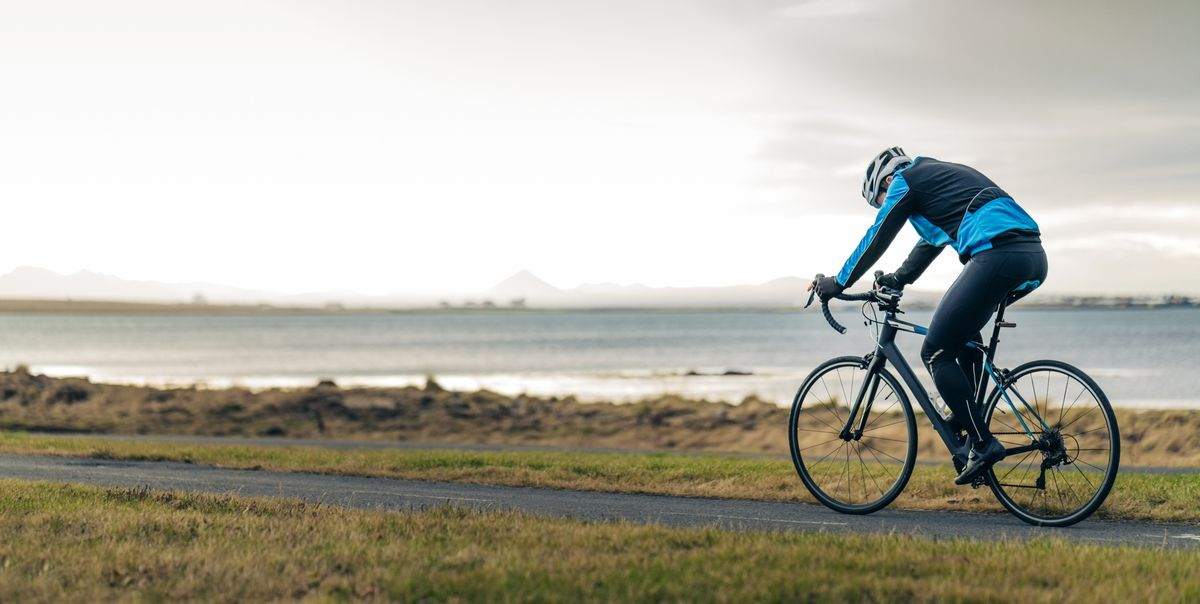
%> input picture bike.jpg, 1200 x 604 px
$ octave part1.m   (GNU Octave 9; MATLAB toolbox functions it lacks are replaced by stand-ins)
%> lines starting %> are read from the running program, lines starting %| are printed output that depends on the picture; in (x1, y1, x2, y2) boxes, pixels count from 0 and x2, y2 are one past the last pixel; in counts of white or black regions, pixels touching at a corner belong together; the program's own positions count from 1
% Problem 1
I = imread('bike.jpg');
%> I is the input picture: size 604x1200x3 uint8; mean R, G, B 177.7, 175.4, 163.4
I = rgb2gray(I);
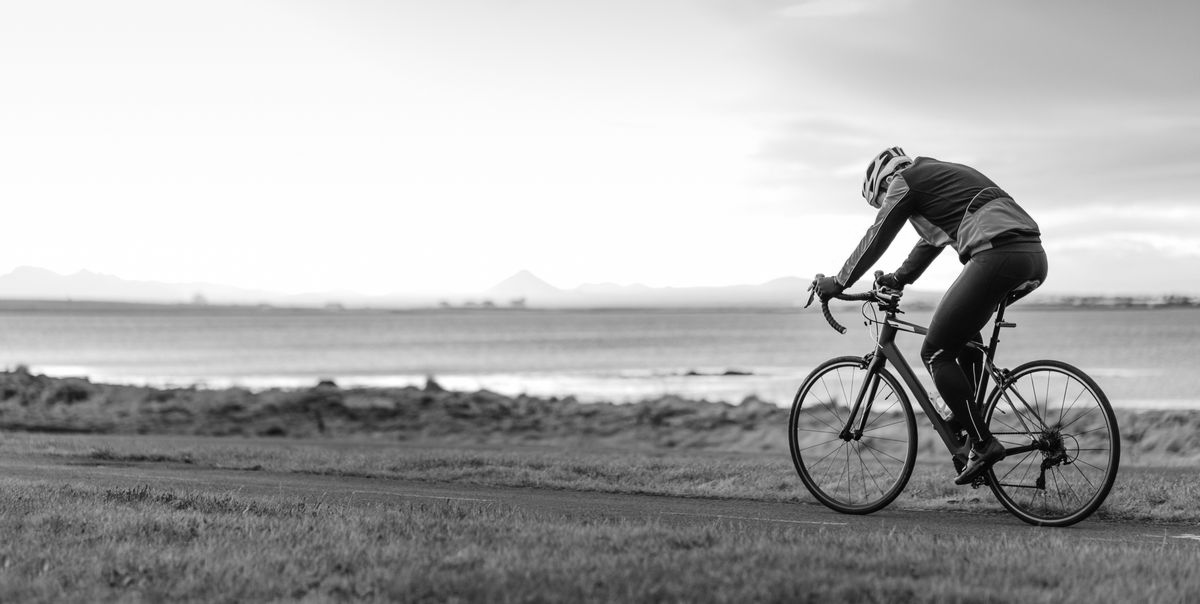
%> I: size 604x1200 uint8; min 0, max 255, mean 174.7
figure; imshow(I); title('Original Image');
% Roberts Edge
E1 = edge(I, 'roberts');
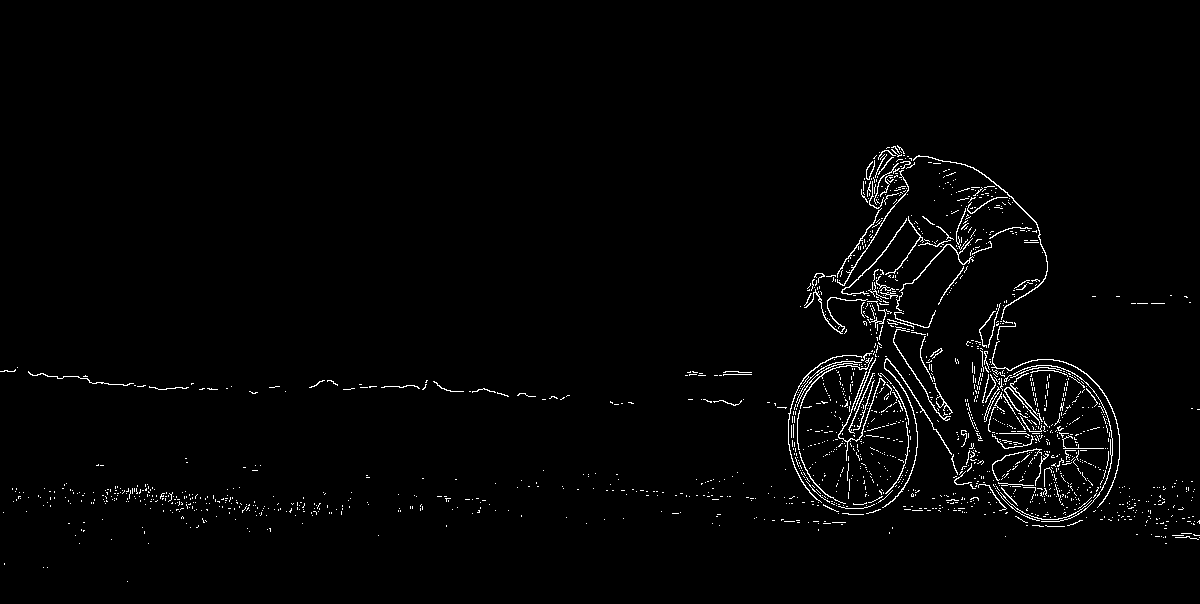
%> E1: size 604x1200 logical; 1.8% white in thin lines or dots, all inside (x1, y1, x2, y2) = (0, 145, 1200, 582)
figure; imshow(E1); title('Edge Detection - Roberts');
% Sobel Edge
E2 = edge(I, 'sobel');
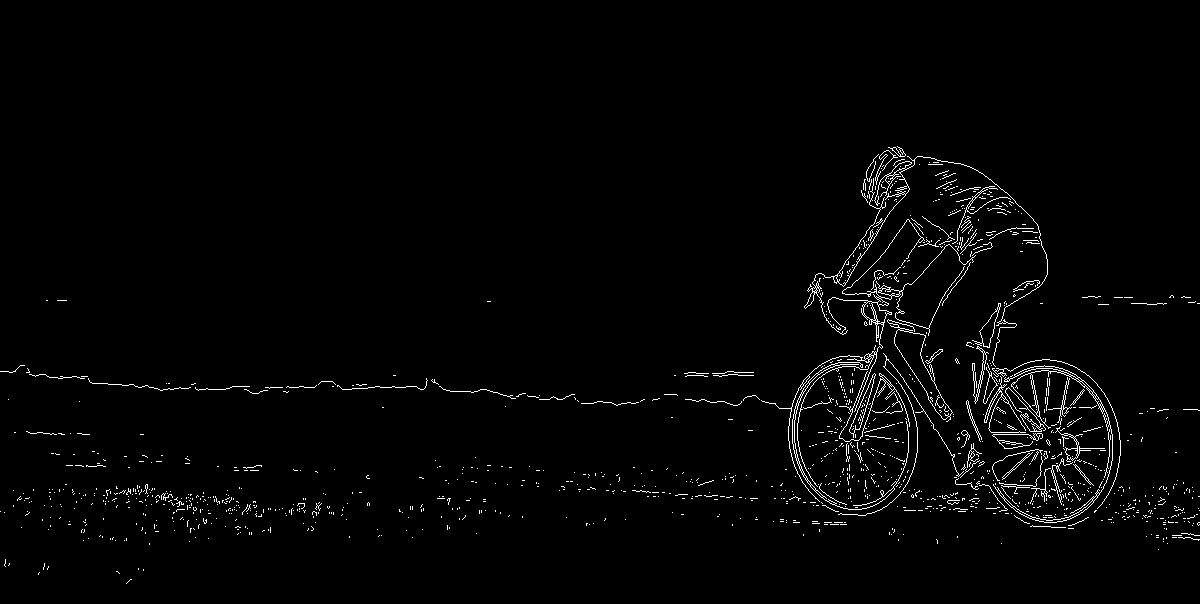
%> E2: size 604x1200 logical; 1.8% white in thin lines or dots, all inside (x1, y1, x2, y2) = (0, 146, 1200, 584)
figure; imshow(E2); title('Edge Detection - Sobel');
% Prewitt Edge
E3 = edge(I, 'prewitt');
figure; imshow(E3); title('Edge Detection - Prewitt');

% Problem 3
I = imread('bike.jpg');
I = rgb2gray(I);
h = fspecial('gaussian', 5, 2.5);
blurred = imfilter(I, h);
diff = I - blurred;
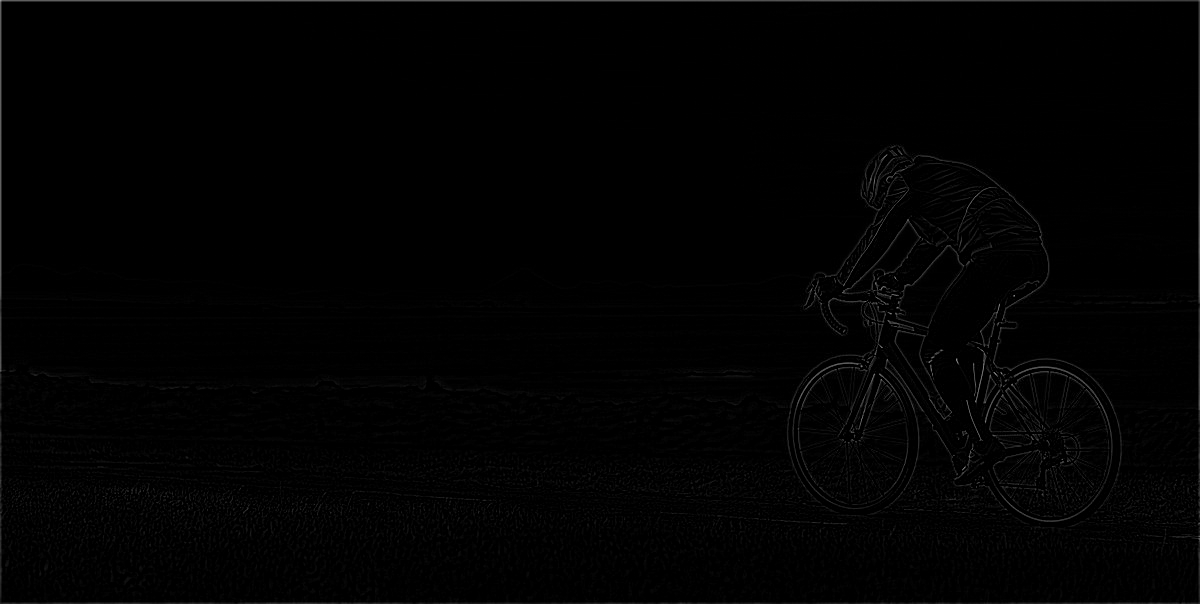
%> diff: size 604x1200 uint8; min 0, max 153, mean 2
k = 1;
highboost_k_1 = I + k * diff;
k = 5;
highboost_k_5 = I + k * diff;
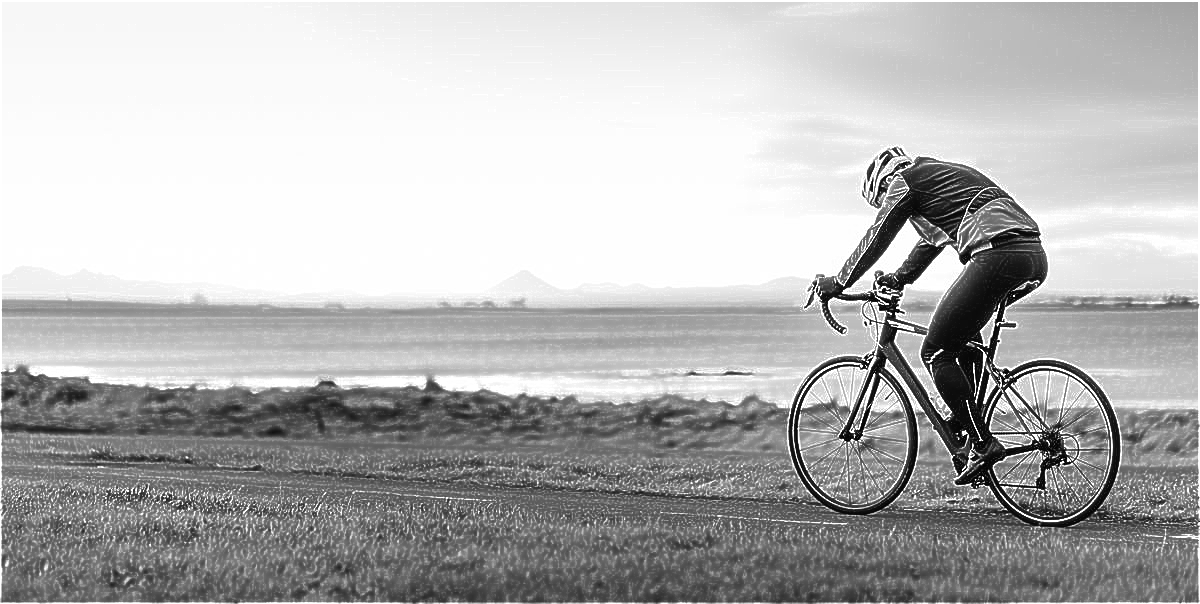
%> highboost_k_5: size 604x1200 uint8; min 0, max 255, mean 181.3

figure; imshow(highboost_k_1); title('HighBoosted Image, k = 1');
figure; imshow(highboost_k_5); title('HighBoosted Image, k = 5');

% Problem 4
I = imread('bike.jpg');
I = rgb2gray(I);

blurred_noise = imnoise(I, 'gaussian');
figure; imshow(blurred_noise); title('Noisy Image');

average_filter = filter2(fspecial('average', 5), blurred_noise)/255;
figure; imshow(average_filter); title('Average Filter');

gaussian_filter = imgaussfilt(blurred_noise, 2.5);
figure; imshow(gaussian_filter); title('Gaussian Filter');
